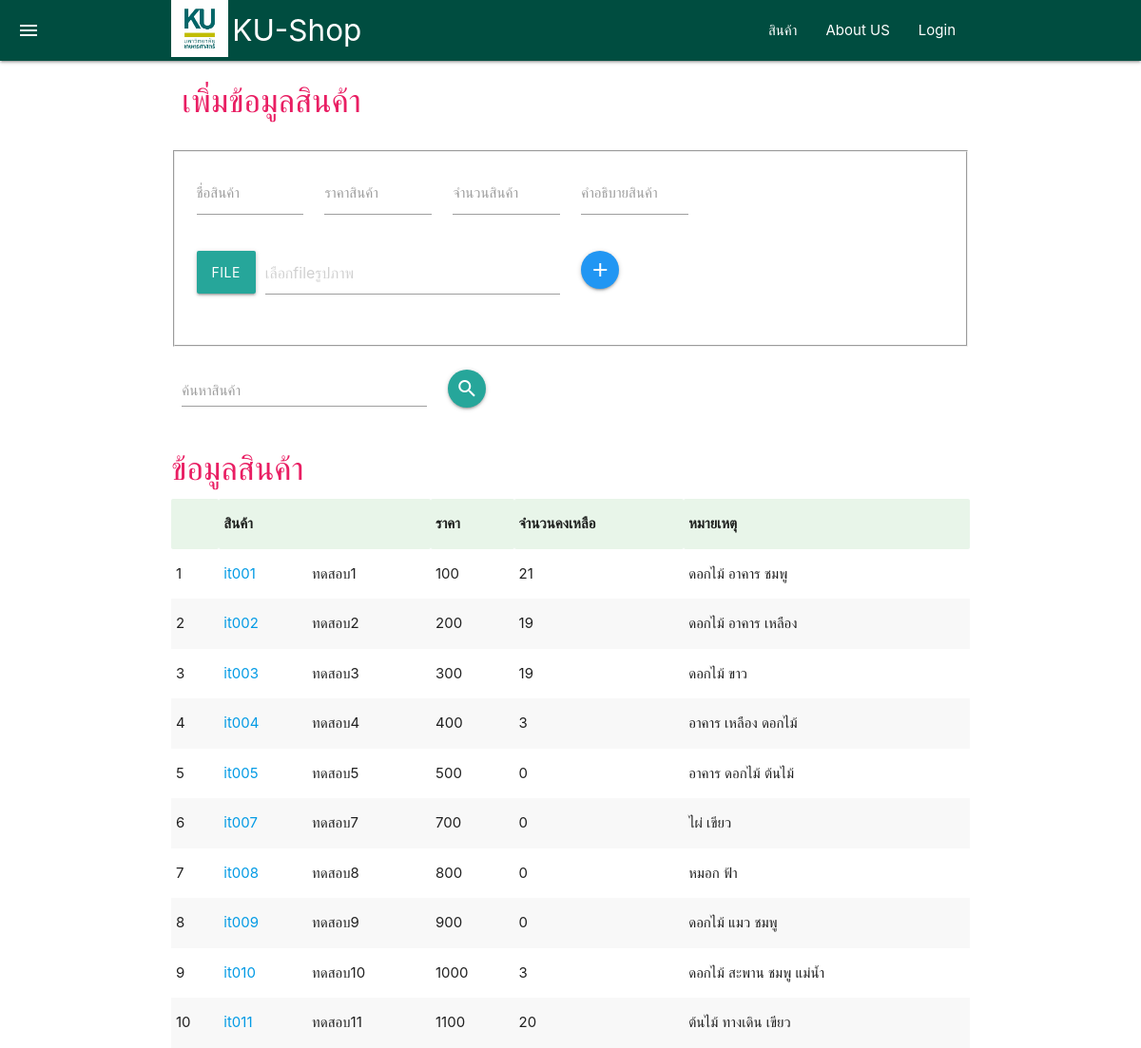
Page /item_list.php on the earlier database version.
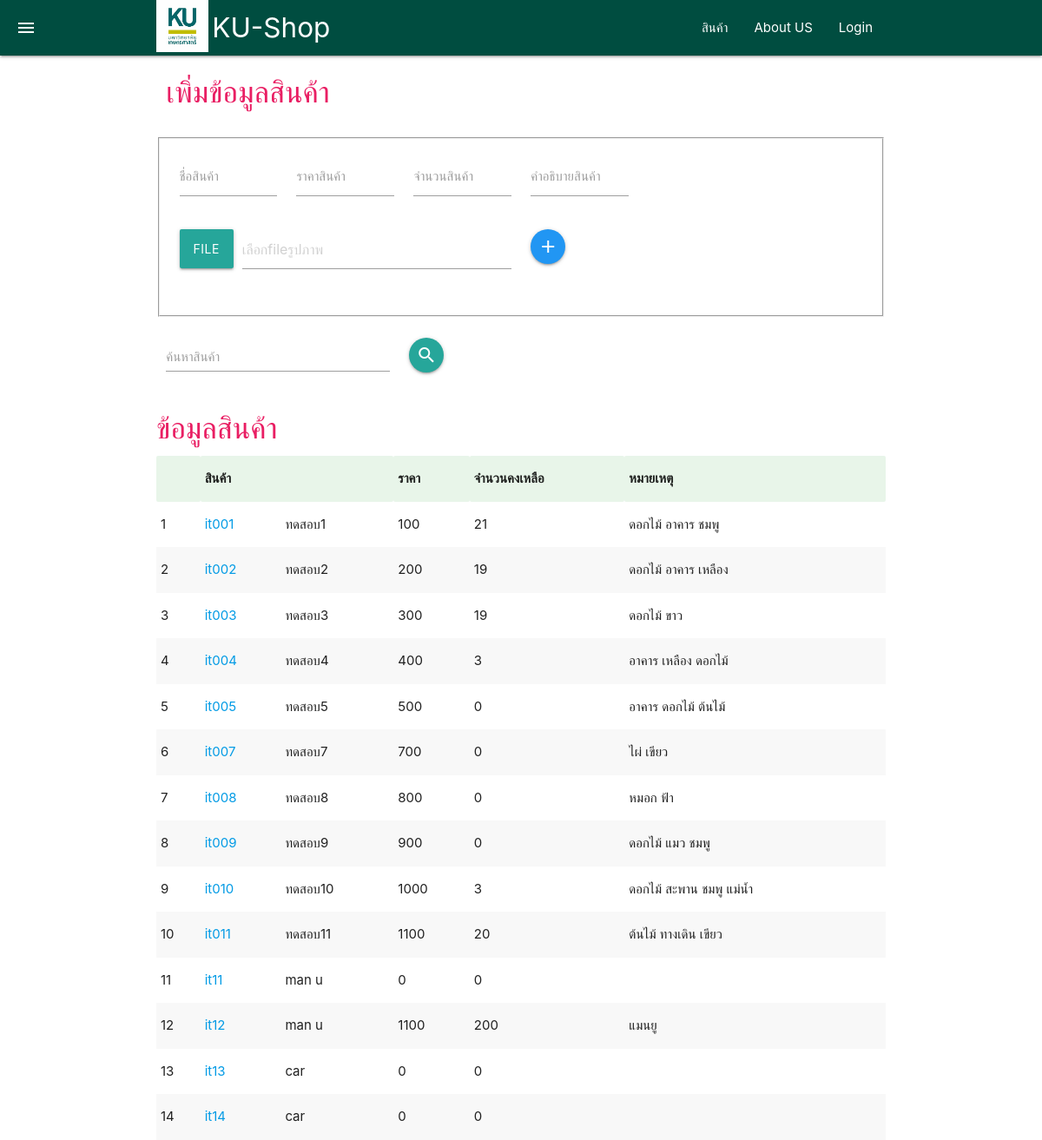
Same page on the later database version.
### tables this page shows
CREATE TABLE `item` (
  `item_id` varchar(100) NOT NULL,
  `item_name` varchar(100) DEFAULT NULL,
  `item_price` float DEFAULT 0,
  `cur_stk` int(11) DEFAULT 0,
  `item_rem` text DEFAULT NULL,
  `item_img` varchar(3000) DEFAULT NULL
);

### item_list.php (the view, shortened to what this page needs)
<?php
    include 'connector.php';
?>
<!DOCTYPE html>
<html lang="th">
<head>
    <link rel="stylesheet" href="css/materialize.min.css">
    <link rel="stylesheet" href="iconfont/material-icons.css">
</head>
<body>
    <?php
        include "menuheader.php";
    ?>
    <div class=container>
    <div class="row ">
            <h4 class="col  pink-text">
                    เพิ่มข้อมูลสินค้า
                </h4>
            </div>
    </div>
    <div class="container">
    <fieldset>
        <form  enctype="multipart/form-data" action="item_add.php" method="POST">
            <div class="row">
                    <div class="col s5 m4 l2 input-field">
                            <input type="text" id="name_product" name="name_product" />
                            <label for="name_product">ชื่อสินค้า</label>
                    </div>
                    <div class="col s5 m4 l2 input-field">
                            <input type="text" id="price_product" name="price_product" />
                            <label for="price_product">ราคาสินค้า</label>
                    </div>
                    <div class="col s5 m4 l2 input-field">
                                <input type="text" id="cur_product" name="cur_product" />
                                <label for="cur_product">จำนวนสินค้า</label>
                    </div>
                    <div class="col s5 m4 l2 input-field">
                                <input type="text" id="desc_product" name="desc_product" />
                                <label for="desc_product">คำอธิบายสินค้า</label>
                    </div>
                    <div class="file-field input-field col s6">
							<div class="btn">
								<span>File</span>
							</div>
							<div class="file-path-wrapper">
								<input class="file-path validate " type="text" placeholder="เลือกfileรูปภาพ"  >
							</div>
						</div>
                        <div class="col s5 m4 l2 input-field">
                        <button type="submit" class="btn-floating blue"><i class="material-icons">add</i></button>
                        </div>
                </div>
        </form>
        </fieldset>
        <form action="item_list.php" method="GET">
            <div class='row'>
                <h4 class="col s11 m6 l4  input-field ">
                   <input id="findtext" name="findtext" type="text" class="validate">
                   <label for="findtext">ค้นหาสินค้า</label>
               </h4>
               <h4 class="col s1 ">
                   <button type="submit" class="btn-floating"><i class="material-icons">search</i></button>
               </h4>
            </div>
        </form>
    </div>
    <div class="container" id="item_pic">
    <h4 class="col s7 m5 pink-text">
                    ข้อมูลสินค้า
                </h4>
        <table class="striped highlight">
            <tr class="green lighten-5">
                <th></th>
                <th colspan="2">สินค้า</th>
                <th>ราคา</th>
                <th>จำนวนคงเหลือ</th>
                <th>หมายเหตุ</th>
            </tr>
            <?php
                $sql_data = "   SELECT *
                                FROM item
                                WHERE item_id !='' AND ( item_rem LIKE  '%".$_GET['findtext']."%'
                                                           OR  item_name LIKE  '%".$_GET['findtext']."%'
                                                        )
                                ORDER BY item_id LIMIT 0,30";
                $res_data = $db->query($sql_data);
                $j=0;
                while ($data_array = $res_data->fetch(PDO::FETCH_ASSOC))
                {
                    $j++;
                    ?>
                        <tr>
                            <td>
                                <?=$j?>
                            </td>
                            <td>
                                <a href="item_show.php?item_id=<?=$data_array['item_id']?>  "><?=$data_array['item_id']?></a>
                            </td>
                            <td>
                                <?=$data_array['item_name']?>
                            </td>
                            <td>
                                <?=$data_array['item_price']?>
                            </td>
                            <td>
                                <?=$data_array['cur_stk']?>
                            </td>
                            <td>
                                <?=$data_array['item_rem']?>
                            </td>
                        </tr>
                    <?php
                }
            ?>
            </table>
    </div>
</body>
</html>

### menuheader.php (shortened to what this page needs)
 <nav class="navbar-fixed">
     <div class="nav-wrapper teal darken-4">
         <a href="#" class="sidenav-trigger show-on-large " data-target="sidenav">
	<i class="material-icons ">menu</i>
</a>
         <div class="container">
             <img src="./img/kulogo.png" alt="" width="60px">&nbsp;
             <a href="index.php" class="brand-logo">KU-Shop</a>
             <ul class="right hide-on-med-and-down">
                 <li><a href="index.php">สินค้า</a></li>
                 <li><a href="#">About US</a></li>
                 <?php
                     if(!isset($_SESSION['u_id']))
                     {
                         ?>
                             <li><a href="login.php">Login</a></li>
                         <?php
                     }
                     else
                     {
                         ?>
                             <li><a href="u_show.php?u_id=<?=$_SESSION['u_id']?>"><?=$_SESSION['u_name']?></a></li>
                             <li><a href="logout.php">Logout</a></li>
                         <?php
                     }
                 ?>
             </ul>
         </div>
     </div>
 </nav>

Differences in the rows shown:
added item: item_id "it11", item_name "man u", item_price "0", cur_stk "0"
added item: item_id "it12", item_name "man u", item_price "1100", cur_stk "200", item_rem "แมนยู"
added item: item_id "it13", item_name "car", item_price "0", cur_stk "0"
added item: item_id "it14", item_name "car", item_price "0", cur_stk "0"
